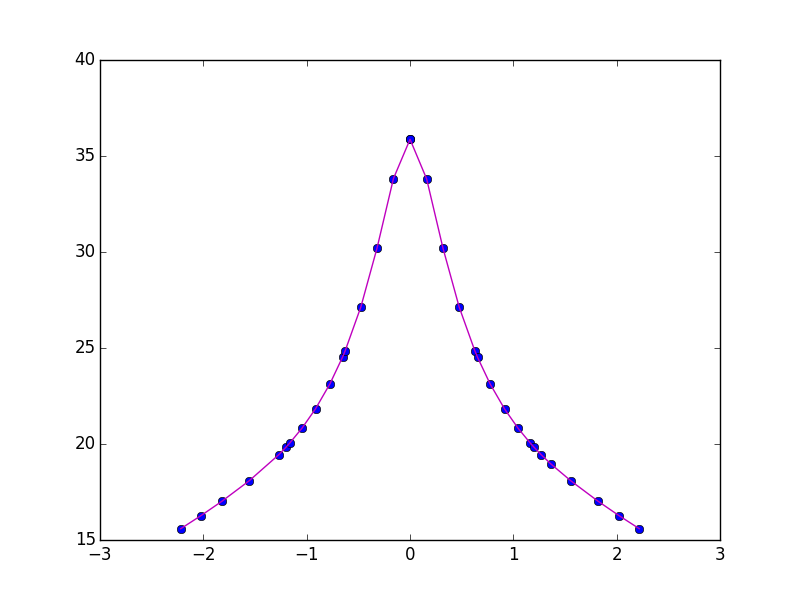

The Python source for this figure:
import makeInputFile as makeFile
import subprocess
import matplotlib.pyplot as plt

freeEnergyZeropoint = 75.98 - 5.582
f = open("interpNewData.dat","r")
x = []
y = []
while True:
    readLine = f.readline()
    if readLine == "":
        break
    else:
        a,b,c = map(float,readLine.split())
        x.append((b-a) - (c-b))
        makeFile.makeInputFile(b-a, c-b)
        subprocess.call(["zsh", "start_program.sh"])
        fileFreeEnergy = open("freeEnergy.dat", "r")
        freeEnergy = float(fileFreeEnergy.read()) + freeEnergyZeropoint
        fileFreeEnergy.close()
        y.append(freeEnergy)

plt.plot(x,y,"o")
plt.plot(x,y,linewidth = 1,color = "m")
plt.savefig("plotEffectivePotential.png")
plt.show()

f.close()
